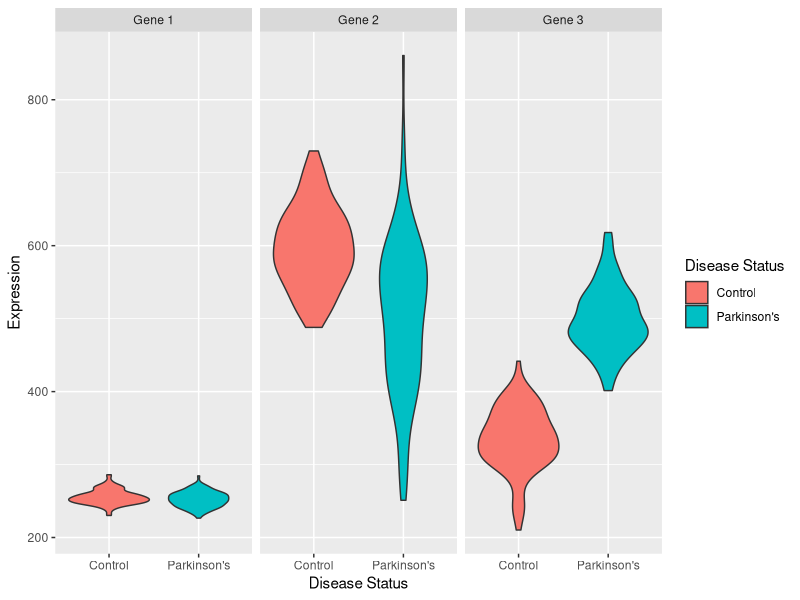

This chart was generated by the following R code:
## ---- chunk 1
library(tidyverse)
## ---- chunk 2
set.seed(1337)
gene_exp <- tibble(
  sample_name = c(str_c("P",1:100), str_c("C",1:100)),
  `Disease Status` = c(rep("Parkinson's",100),rep("Control",100)),
  `Gene 1` = c(rnorm(100,250,10), rnorm(100,255,10)),
  `Gene 2` = c(rnorm(100,520,100), rnorm(100,600,60)),
  `Gene 3` = c(rnorm(100,500,40), rnorm(100,330,40))
)
## ---- chunk 3
gene_exp
## ---- chunk 4
pivot_longer(
  gene_exp,
  c(`Gene 1`, `Gene 2`, `Gene 3`),
  names_to="Gene",
  values_to="Expression"
) %>% ggplot(
    aes(x=`Disease Status`,y=Expression,fill=`Disease Status`)
  ) +
  facet_wrap(vars(Gene)) +
  geom_violin()
